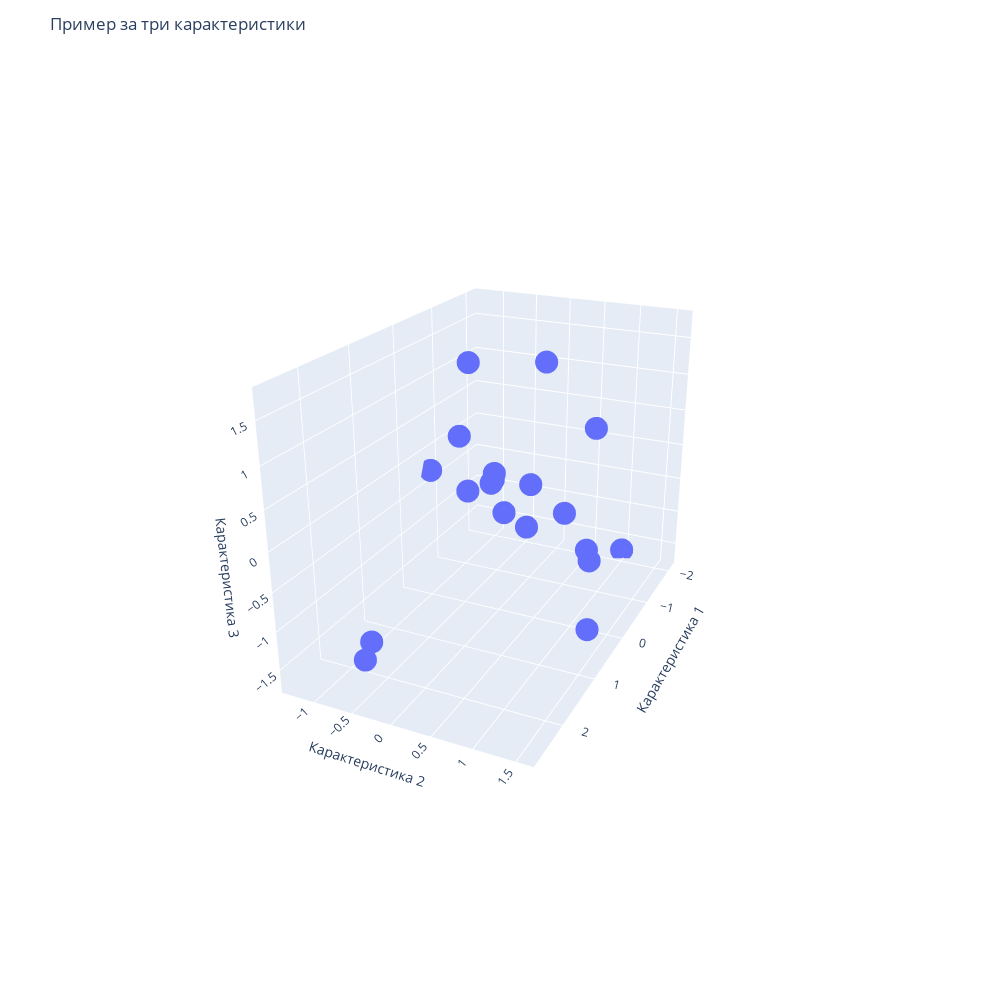

Source (notebook cell):
### Code cell
x3 = np.random.normal(0, 1, 20)
fig = px.scatter_3d(x=x1, y=x2, z=x3, labels={'x': 'Карактеристика 1', 'y': 'Карактеристика 2', 'z': 'Карактеристика 3'})
fig.update_layout(
    autosize=False,
    width=1000,
    height=1000,
    title_text='Пример за три карактеристики'
)
fig.show()

### Figure 1 — Plotly figure (JSON) as saved in the notebook; plotly's stock layout.template omitted (floating-point values rounded to 4 significant figures)
{"data": [{"hovertemplate": "Карактеристика 1=%{x}<br>Карактеристика 2=%{y}<br>Карактеристика 3=%{z}<extra></extra>", "legendgroup": "", "marker": {"color": "#636efa", "symbol": "circle"}, "mode": "markers", "name": "", "scene": "scene", "showlegend": false, "type": "scatter3d", "x": [-0.3763, 1.615, -0.5452, -0.5237, -0.01635, 2.634, 0.01899, 0.3007, -0.9555, -1.565, -0.1362, 0.6035, -1.22, -0.4663, -0.6026, -0.6819, 0.3469, -2.144, 1.072, -0.6747], "y": [-0.2926, -0.9584, 0.9868, -0.317, -0.421, -0.3848, 0.07421, 0.05997, -1.048, 0.6979, -0.1742, 0.6384, 0.4076, 0.2268, -0.7487, 0.9803, 0.7521, 0.9513, 1.61, -1.35], "z": [-0.1937, -1.648, -0.9668, -0.1147, 1.503, -1.16, -0.3779, 0.1735, 0.1431, 0.3242, -0.072, -0.2155, -0.8351, -0.1541, -0.4756, -1.187, 1.749, -1.695, -1.117, -0.3061]}], "layout": {"autosize": false, "height": 1000, "legend": {"tracegroupgap": 0}, "margin": {"t": 60}, "scene": {"aspectmode": "auto", "aspectratio": {"x": 1.308, "y": 0.8106, "z": 0.9431}, "camera": {"center": {"x": 0, "y": 0, "z": 0}, "eye": {"x": 2.72, "y": 1.272, "z": 1.292}, "projection": {"type": "perspective"}, "up": {"x": 0, "y": 0, "z": 1}}, "domain": {"x": [0, 1], "y": [0, 1]}, "xaxis": {"title": {"text": "Карактеристика 1"}, "type": "linear"}, "yaxis": {"title": {"text": "Карактеристика 2"}, "type": "linear"}, "zaxis": {"title": {"text": "Карактеристика 3"}, "type": "linear"}}, "title": {"text": "Пример за три карактеристики"}, "width": 1000}}
